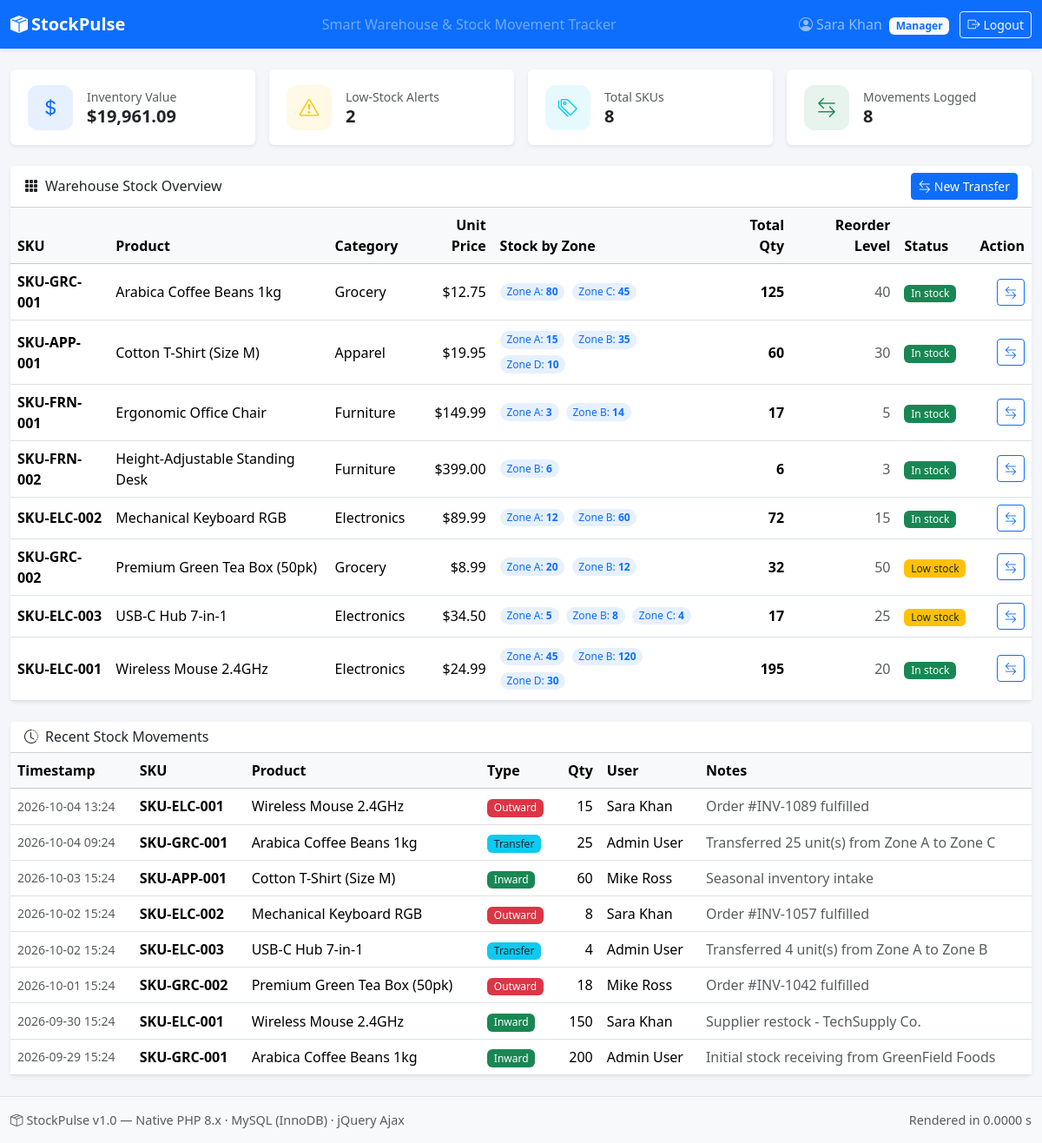
/ (signed in), run on the app's committed database.
### tables this page shows
CREATE TABLE products (
    product_id   INT AUTO_INCREMENT PRIMARY KEY,
    sku          VARCHAR(50)   NOT NULL,
    product_name VARCHAR(200)  NOT NULL,
    category_id  INT           NOT NULL,
    unit_price   DECIMAL(10,2) NOT NULL,
    reorder_level INT          NOT NULL DEFAULT 10 COMMENT 'Alert threshold for total quantity',
    created_at   TIMESTAMP NOT NULL DEFAULT CURRENT_TIMESTAMP,
    UNIQUE KEY uq_products_sku (sku),
    CONSTRAINT fk_products_category
        FOREIGN KEY (category_id) REFERENCES categories (category_id)
        ON UPDATE CASCADE ON DELETE RESTRICT
);

CREATE TABLE categories (
    category_id   INT AUTO_INCREMENT PRIMARY KEY,
    category_name VARCHAR(120) NOT NULL,
    UNIQUE KEY uq_categories_name (category_name)
);

CREATE TABLE warehouse_stock (
    stock_id   INT AUTO_INCREMENT PRIMARY KEY,
    product_id INT          NOT NULL,
    zone_name  VARCHAR(60)  NOT NULL,
    quantity   INT          NOT NULL DEFAULT 0,
    updated_at TIMESTAMP NOT NULL DEFAULT CURRENT_TIMESTAMP ON UPDATE CURRENT_TIMESTAMP,
    CONSTRAINT uq_product_zone UNIQUE KEY (product_id, zone_name),
    CONSTRAINT fk_stock_product
        FOREIGN KEY (product_id) REFERENCES products (product_id)
        ON UPDATE CASCADE ON DELETE CASCADE,
    CONSTRAINT chk_stock_quantity CHECK (quantity >= 0)
);

CREATE TABLE stock_logs (
    log_id        BIGINT AUTO_INCREMENT PRIMARY KEY,
    product_id    INT          NOT NULL,
    user_id       INT          NOT NULL,
    movement_type ENUM('inward', 'outward', 'transfer') NOT NULL,
    quantity      INT          NOT NULL,
    notes         VARCHAR(255) NULL,
    logged_at     TIMESTAMP NOT NULL DEFAULT CURRENT_TIMESTAMP,
    CONSTRAINT fk_logs_product
        FOREIGN KEY (product_id) REFERENCES products (product_id)
        ON UPDATE CASCADE ON DELETE RESTRICT,
    CONSTRAINT fk_logs_user
        FOREIGN KEY (user_id) REFERENCES users (user_id)
        ON UPDATE CASCADE ON DELETE RESTRICT,
    CONSTRAINT chk_logs_quantity CHECK (quantity > 0),
    KEY idx_logs_product (product_id),
    KEY idx_logs_logged_at (logged_at)
);

CREATE TABLE users (
    user_id      INT AUTO_INCREMENT PRIMARY KEY,
    full_name    VARCHAR(120)  NOT NULL,
    email        VARCHAR(191)  NOT NULL,
    password_hash VARCHAR(255) NOT NULL COMMENT 'bcrypt hash generated with password_hash()',
    role         ENUM('admin', 'manager', 'staff') NOT NULL DEFAULT 'staff',
    created_at   TIMESTAMP NOT NULL DEFAULT CURRENT_TIMESTAMP,
    UNIQUE KEY uq_users_email (email)
);

### views/dashboard.php (the view, shortened to what the rows shown need)
<div class="row g-4">
    <div class="col-12">
        <div class="card border-0 shadow-sm">
            <div class="table-responsive">
                <table class="table table-hover align-middle mb-0">
                    <thead class="table-light">
                        <tr>
                            <th scope="col">SKU</th>
                            <th scope="col">Product</th>
                            <th scope="col">Category</th>
                            <th scope="col" class="text-end">Unit Price</th>
                            <th scope="col">Stock by Zone</th>
                            <th scope="col" class="text-end">Total Qty</th>
                            <th scope="col" class="text-end">Reorder Level</th>
                            <th scope="col">Status</th>
                            <th scope="col" class="text-end">Action</th>
                        </tr>
                    </thead>
                    <tbody>
                        <?php foreach ($products as $p):
                            $total   = (int) $p['total_quantity'];
                            $reorder = (int) $p['reorder_level'];
                            $rows    = $zoneStock[(int) $p['product_id']] ?? [];
                            if ($total === 0) {
                                $badge = '<span class="badge bg-danger">Out of stock</span>';
                            } elseif ($total <= $reorder) {
                                $badge = '<span class="badge bg-warning text-dark">Low stock</span>';
                            } else {
                                $badge = '<span class="badge bg-success">In stock</span>';
                            }
                        ?>
                            <tr>
                                <td class="fw-semibold"><?= htmlspecialchars($p['sku']) ?></td>
                                <td><?= htmlspecialchars($p['product_name']) ?></td>
                                <td><?= htmlspecialchars($p['category_name'] ?? '—') ?></td>
                                <td class="text-end">$<?= number_format((float) $p['unit_price'], 2) ?></td>
                                <td>
                                    <?php if ($rows): ?>
                                        <?php foreach ($rows as $r): ?>
                                            <span class="badge rounded-pill bg-primary bg-opacity-10 text-primary me-1 mb-1">
                                                <?= htmlspecialchars($r['zone_name']) ?>:
                                                <strong><?= (int) $r['quantity'] ?></strong>
                                            </span>
                                        <?php endforeach; ?>
                                    <?php else: ?>
                                        <span class="text-muted">—</span>
                                    <?php endif; ?>
                                </td>
                                <td class="text-end fw-bold"><?= $total ?></td>
                                <td class="text-end text-muted"><?= $reorder ?></td>
                                <td><?= $badge ?></td>
                                <td class="text-end">
                                    <button type="button"
                                            class="btn btn-sm btn-outline-primary transferBtn"
                                            data-product-id="<?= (int) $p['product_id'] ?>"
                                            title="Transfer <?= htmlspecialchars($p['product_name']) ?>"
                                            data-bs-toggle="modal" data-bs-target="#transferModal">
                                        <i class="bi bi-arrow-left-right"></i>
                                    </button>
                                </td>
                            </tr>
                        <?php endforeach; ?>
                    </tbody>
                </table>
            </div>
        </div>
    </div>
    <div class="col-12">
        <div class="card border-0 shadow-sm">
            <div class="table-responsive">
                <table class="table table-hover align-middle mb-0">
                    <thead class="table-light">
                        <tr>
                            <th scope="col">Timestamp</th>
                            <th scope="col">SKU</th>
                            <th scope="col">Product</th>
                            <th scope="col">Type</th>
                            <th scope="col" class="text-end">Qty</th>
                            <th scope="col">User</th>
                            <th scope="col">Notes</th>
                        </tr>
                    </thead>
                    <tbody>
                        <?php if (empty($recentMovements)): ?>
                            <tr>
                                <td colspan="7" class="text-center text-muted py-4">
                                    No movements recorded yet.
                                </td>
                            </tr>
                        <?php else: ?>
                            <?php foreach ($recentMovements as $m):
                                $typeBadge = match ((string) $m['movement_type']) {
                                    'inward'  => '<span class="badge bg-success">Inward</span>',
                                    'outward' => '<span class="badge bg-danger">Outward</span>',
                                    default    => '<span class="badge bg-info text-dark">Transfer</span>',
                                };
                            ?>
                                <tr>
                                    <td class="text-muted small">
                                        <?= htmlspecialchars(date('Y-m-d H:i', strtotime((string) $m['logged_at']))) ?>
                                    </td>
                                    <td class="fw-semibold"><?= htmlspecialchars($m['sku']) ?></td>
                                    <td><?= htmlspecialchars($m['product_name']) ?></td>
                                    <td><?= $typeBadge ?></td>
                                    <td class="text-end"><?= (int) $m['quantity'] ?></td>
                                    <td><?= htmlspecialchars($m['full_name']) ?></td>
                                    <td class="text-muted"><?= htmlspecialchars((string) ($m['notes'] ?? '')) ?></td>
                                </tr>
                            <?php endforeach; ?>
                        <?php endif; ?>
                    </tbody>
                </table>
            </div>
        </div>
    </div>
</div>

### data on the page
products: sku "SKU-GRC-001", product_name "Arabica Coffee Beans 1kg", category.category_name "Grocery", unit_price "12.75", total "125", reorder_level "40", shows "In stock"
warehouse_stock: zone_name "Zone A", quantity "80"
warehouse_stock: zone_name "Zone C", quantity "45"
products: sku "SKU-APP-001", product_name "Cotton T-Shirt (Size M)", category.category_name "Apparel", unit_price "19.95", total "60", reorder_level "30", shows "In stock"
warehouse_stock: zone_name "Zone A", quantity "15"
warehouse_stock: zone_name "Zone B", quantity "35"
warehouse_stock: zone_name "Zone D", quantity "10"
products: sku "SKU-FRN-001", product_name "Ergonomic Office Chair", category.category_name "Furniture", unit_price "149.99", total "17", reorder_level "5", shows "In stock"
warehouse_stock: zone_name "Zone A", quantity "3"
warehouse_stock: zone_name "Zone B", quantity "14"
products: sku "SKU-FRN-002", product_name "Height-Adjustable Standing Desk", category.category_name "Furniture", unit_price "399.00", total "6", reorder_level "3", shows "In stock"
warehouse_stock: zone_name "Zone B", quantity "6"
products: sku "SKU-ELC-002", product_name "Mechanical Keyboard RGB", category.category_name "Electronics", unit_price "89.99", total "72", reorder_level "15", shows "In stock"
warehouse_stock: zone_name "Zone A", quantity "12"
warehouse_stock: zone_name "Zone B", quantity "60"
products: sku "SKU-GRC-002", product_name "Premium Green Tea Box (50pk)", category.category_name "Grocery", unit_price "8.99", total "32", reorder_level "50", shows "Low stock"
warehouse_stock: zone_name "Zone A", quantity "20"
warehouse_stock: zone_name "Zone B", quantity "12"
products: sku "SKU-ELC-003", product_name "USB-C Hub 7-in-1", category.category_name "Electronics", unit_price "34.50", total "17", reorder_level "25", shows "Low stock"
warehouse_stock: zone_name "Zone A", quantity "5"
warehouse_stock: zone_name "Zone B", quantity "8"
warehouse_stock: zone_name "Zone C", quantity "4"
products: sku "SKU-ELC-001", product_name "Wireless Mouse 2.4GHz", category.category_name "Electronics", unit_price "24.99", total "195", reorder_level "20", shows "In stock"
warehouse_stock: zone_name "Zone A", quantity "45"
warehouse_stock: zone_name "Zone B", quantity "120"
warehouse_stock: zone_name "Zone D", quantity "30"
stock_logs: logged_at "2026-10-04 13:24", product.sku "SKU-ELC-001", product.product_name "Wireless Mouse 2.4GHz", movement_type "Outward", quantity "15", user.full_name "Sara Khan", notes "Order #INV-1089 fulfilled"
stock_logs: logged_at "2026-10-04 09:24", product.sku "SKU-GRC-001", product.product_name "Arabica Coffee Beans 1kg", movement_type "Transfer", quantity "25", user.full_name "Admin User", notes "Transferred 25 unit(s) from Zone A to Zone C"
stock_logs: logged_at "2026-10-03 15:24", product.sku "SKU-APP-001", product.product_name "Cotton T-Shirt (Size M)", movement_type "Inward", quantity "60", user.full_name "Mike Ross", notes "Seasonal inventory intake"
stock_logs: logged_at "2026-10-02 15:24", product.sku "SKU-ELC-002", product.product_name "Mechanical Keyboard RGB", movement_type "Outward", quantity "8", user.full_name "Sara Khan", notes "Order #INV-1057 fulfilled"
stock_logs: logged_at "2026-10-02 15:24", product.sku "SKU-ELC-003", product.product_name "USB-C Hub 7-in-1", movement_type "Transfer", quantity "4", user.full_name "Admin User", notes "Transferred 4 unit(s) from Zone A to Zone B"
stock_logs: logged_at "2026-10-01 15:24", product.sku "SKU-GRC-002", product.product_name "Premium Green Tea Box (50pk)", movement_type "Outward", quantity "18", user.full_name "Mike Ross", notes "Order #INV-1042 fulfilled"
stock_logs: logged_at "2026-09-30 15:24", product.sku "SKU-ELC-001", product.product_name "Wireless Mouse 2.4GHz", movement_type "Inward", quantity "150", user.full_name "Sara Khan", notes "Supplier restock - TechSupply Co."
stock_logs: logged_at "2026-09-29 15:24", product.sku "SKU-GRC-001", product.product_name "Arabica Coffee Beans 1kg", movement_type "Inward", quantity "200", user.full_name "Admin User", notes "Initial stock receiving from GreenField Foods"

### other printed values
$_SESSION['full_name'] "Sara Khan"
$_SESSION['role'] "Manager"
$totalValue "19,961.09"
count($lowStock) "2"
$totalSkus "8"
$movementCount "8"
